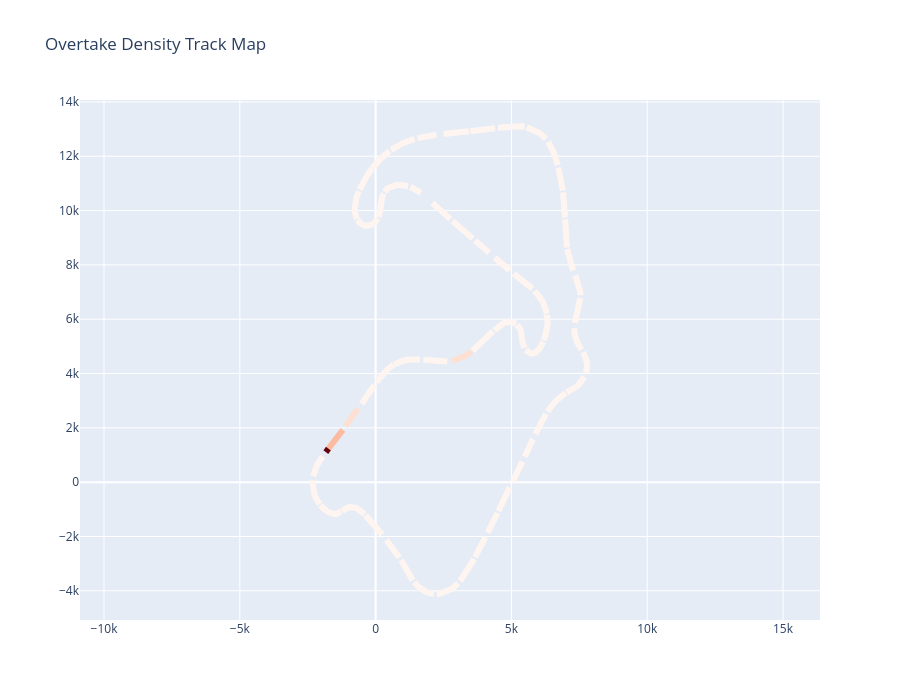

The cell this chart's notebook holds for it:
### Code cell
import plotly.colors as pc
import plotly.graph_objects as go
import plotly.colors as pc

colorscale = pc.sequential.Reds
def map_to_color(value, vmin, vmax, colorscale):
    # Normalize 0–1
    t = (value - vmin) / (vmax - vmin) if vmax > vmin else 0
    # Pick index
    idx = int(t * (len(colorscale) - 1))
    return colorscale[idx]

vmin = bin_counts.min()
vmax = bin_counts.max()

fig = go.Figure()

for seg in segments:
    color_hex = map_to_color(seg["count"], vmin, vmax, colorscale)

    fig.add_trace(
        go.Scatter(
            x=seg["x"],
            y=seg["y"],
            mode="lines",
            line=dict(color=color_hex, width=6),
            hoverinfo="text",
            text=f"Overtakes: {seg['count']}"
        )
    )

fig.update_layout(
    title="Overtake Density Track Map",
    xaxis=dict(scaleanchor="y", scaleratio=1),
    width=900,
    height=700,
    showlegend=False
)

fig.show()
